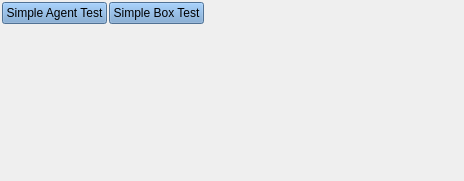
<?xml version="1.0" encoding="UTF-8"?>
<ui version="4.0">
 <class>Form</class>
 <widget class="QWidget" name="Form">
  <property name="geometry">
   <rect>
    <x>0</x>
    <y>0</y>
    <width>464</width>
    <height>181</height>
   </rect>
  </property>
  <property name="windowTitle">
   <string>Form</string>
  </property>
  <layout class="QVBoxLayout" name="verticalLayout">
   <property name="spacing">
    <number>2</number>
   </property>
   <property name="leftMargin">
    <number>2</number>
   </property>
   <property name="topMargin">
    <number>2</number>
   </property>
   <property name="rightMargin">
    <number>2</number>
   </property>
   <property name="bottomMargin">
    <number>2</number>
   </property>
   <item>
    <layout class="QHBoxLayout" name="horizontalLayout">
     <item>
      <widget class="QPushButton" name="btnSimpleAgent_Test">
       <property name="sizePolicy">
        <sizepolicy hsizetype="Maximum" vsizetype="Fixed">
         <horstretch>0</horstretch>
         <verstretch>0</verstretch>
        </sizepolicy>
       </property>
       <property name="styleSheet">
        <string notr="true">  QPushButton {
      background-color: rgb(114, 159, 207);
  }

  QPushButton:checked {
	border:3px solid red;
 border-radius:5px
}</string>
       </property>
       <property name="text">
        <string>Simple Agent Test</string>
       </property>
       <property name="checkable">
        <bool>true</bool>
       </property>
      </widget>
     </item>
     <item>
      <widget class="QPushButton" name="btnSimpleBox_Test">
       <property name="sizePolicy">
        <sizepolicy hsizetype="Maximum" vsizetype="Fixed">
         <horstretch>0</horstretch>
         <verstretch>0</verstretch>
        </sizepolicy>
       </property>
       <property name="styleSheet">
        <string notr="true">  QPushButton {
      background-color: rgb(114, 159, 207);
  }

  QPushButton:checked {
	border:3px solid red;
 border-radius:5px
}</string>
       </property>
       <property name="text">
        <string>Simple Box Test</string>
       </property>
       <property name="checkable">
        <bool>true</bool>
       </property>
      </widget>
     </item>
     <item>
      <spacer name="horizontalSpacer">
       <property name="orientation">
        <enum>Qt::Horizontal</enum>
       </property>
       <property name="sizeHint" stdset="0">
        <size>
         <width>40</width>
         <height>20</height>
        </size>
       </property>
      </spacer>
     </item>
    </layout>
   </item>
   <item>
    <spacer name="verticalSpacer">
     <property name="orientation">
      <enum>Qt::Vertical</enum>
     </property>
     <property name="sizeHint" stdset="0">
      <size>
       <width>20</width>
       <height>40</height>
      </size>
     </property>
    </spacer>
   </item>
  </layout>
 </widget>
 <resources/>
 <connections/>
</ui>
